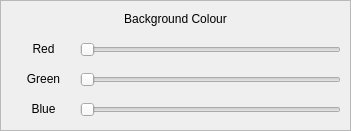
   <widget class="QFrame" name="frame_3">
    <property name="geometry">
     <rect>
      <x>10</x>
      <y>440</y>
      <width>351</width>
      <height>131</height>
     </rect>
    </property>
    <property name="frameShape">
     <enum>QFrame::StyledPanel</enum>
    </property>
    <property name="frameShadow">
     <enum>QFrame::Raised</enum>
    </property>
    <widget class="QLabel" name="label_22">
     <property name="geometry">
      <rect>
       <x>10</x>
       <y>40</y>
       <width>67</width>
       <height>17</height>
      </rect>
     </property>
     <property name="text">
      <string>Red</string>
     </property>
     <property name="alignment">
      <set>Qt::AlignCenter</set>
     </property>
    </widget>
    <widget class="QLabel" name="label_23">
     <property name="geometry">
      <rect>
       <x>10</x>
       <y>70</y>
       <width>67</width>
       <height>17</height>
      </rect>
     </property>
     <property name="text">
      <string>Green</string>
     </property>
     <property name="alignment">
      <set>Qt::AlignCenter</set>
     </property>
    </widget>
    <widget class="QLabel" name="label_24">
     <property name="geometry">
      <rect>
       <x>10</x>
       <y>100</y>
       <width>67</width>
       <height>17</height>
      </rect>
     </property>
     <property name="text">
      <string>Blue</string>
     </property>
     <property name="alignment">
      <set>Qt::AlignCenter</set>
     </property>
    </widget>
    <widget class="QSlider" name="horizontalSlider">
     <property name="geometry">
      <rect>
       <x>80</x>
       <y>40</y>
       <width>261</width>
       <height>19</height>
      </rect>
     </property>
     <property name="maximum">
      <number>255</number>
     </property>
     <property name="orientation">
      <enum>Qt::Horizontal</enum>
     </property>
    </widget>
    <widget class="QSlider" name="horizontalSlider_2">
     <property name="geometry">
      <rect>
       <x>80</x>
       <y>70</y>
       <width>261</width>
       <height>19</height>
      </rect>
     </property>
     <property name="maximum">
      <number>255</number>
     </property>
     <property name="orientation">
      <enum>Qt::Horizontal</enum>
     </property>
    </widget>
    <widget class="QSlider" name="horizontalSlider_3">
     <property name="geometry">
      <rect>
       <x>80</x>
       <y>100</y>
       <width>261</width>
       <height>19</height>
      </rect>
     </property>
     <property name="maximum">
      <number>255</number>
     </property>
     <property name="orientation">
      <enum>Qt::Horizontal</enum>
     </property>
    </widget>
    <widget class="QLabel" name="label_25">
     <property name="geometry">
      <rect>
       <x>10</x>
       <y>10</y>
       <width>331</width>
       <height>17</height>
      </rect>
     </property>
     <property name="text">
      <string>Background Colour</string>
     </property>
     <property name="alignment">
      <set>Qt::AlignCenter</set>
     </property>
    </widget>
   </widget>
